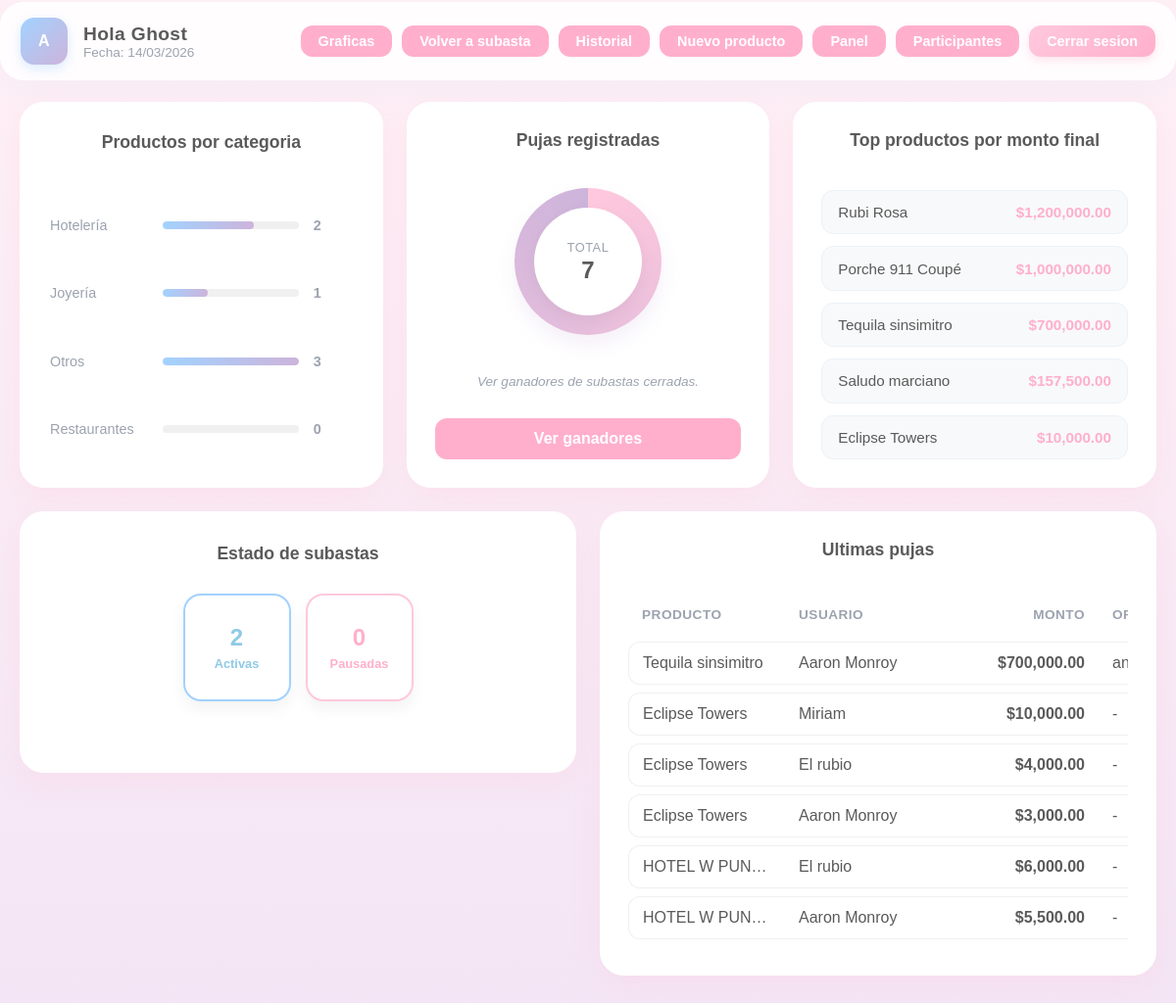
The page /php/dashboard.php (signed in) on the database its author committed.
### tables this page shows
CREATE TABLE `categorias` (
  `id` int(11) NOT NULL,
  `nombre` varchar(100) NOT NULL
);

### php/dashboard.php (the view, shortened to what this page needs)
<?php
require_once __DIR__ . "/../config/db.php";
$adminName = trim($_SESSION["admin_user"] ?? "Administrador");
$todayLabel = date("d/m/Y");
$precioColumn = "predcio_inicial";
$checkPrecio = $mysqli->query("SHOW COLUMNS FROM productos LIKE 'predcio_inicial'");
if ($checkPrecio && $checkPrecio->num_rows === 0) {
    $checkPrecioAlt = $mysqli->query("SHOW COLUMNS FROM productos LIKE 'precio_inicial'");
    if ($checkPrecioAlt && $checkPrecioAlt->num_rows > 0) {
        $precioColumn = "precio_inicial";
    }
}
$hasInicio = false;
$checkInicio = $mysqli->query("SHOW COLUMNS FROM productos LIKE 'fecha_inicio'");
if ($checkInicio && $checkInicio->num_rows > 0) {
    $hasInicio = true;
}
$hasFin = false;
$checkFin = $mysqli->query("SHOW COLUMNS FROM productos LIKE 'fecha_fin'");
if ($checkFin && $checkFin->num_rows > 0) {
    $hasFin = true;
}
$hasOrigen = false;
$checkOrigen = $mysqli->query("SHOW COLUMNS FROM pujas LIKE 'origen'");
if ($checkOrigen && $checkOrigen->num_rows > 0) {
    $hasOrigen = true;
}
$categorias = [];
$maxCategoria = 1;
$resultCategorias = $mysqli->query("SELECT c.id, c.nombre, COUNT(p.id) AS total FROM categorias c LEFT JOIN productos p ON p.categoria_id = c.id GROUP BY c.id, c.nombre ORDER BY c.nombre ASC");
if ($resultCategorias) {
    while ($row = $resultCategorias->fetch_assoc()) {
        $count = (int) $row["total"];
        if ($count > $maxCategoria) {
            $maxCategoria = $count;
        }
        $categorias[] = $row;
    }
}
$totalPujas = 0;
$resultTotalPujas = $mysqli->query("SELECT COUNT(*) AS total FROM pujas");
if ($resultTotalPujas) {
    $row = $resultTotalPujas->fetch_assoc();
    $totalPujas = (int) ($row["total"] ?? 0);
}
$topProductos = [];
$queryTop = "SELECT p.nombre, COALESCE(MAX(pu.monto_puja), p.$precioColumn) AS monto_final FROM productos p LEFT JOIN pujas pu ON pu.producto_id = p.id GROUP BY p.id ORDER BY monto_final DESC LIMIT 5";
$resultTop = $mysqli->query($queryTop);
if ($resultTop) {
    while ($row = $resultTop->fetch_assoc()) {
        $topProductos[] = $row;
    }
}
$estadoActivas = 0;
$estadoPausadas = 0;
if ($hasInicio || $hasFin) {
    $resultActivas = $mysqli->query("SELECT COUNT(*) AS total FROM productos WHERE estado = 'activo' AND (fecha_inicio IS NULL OR fecha_inicio <= NOW()) AND (fecha_fin IS NULL OR fecha_fin >= NOW())");
    $resultPausadas = $mysqli->query("SELECT COUNT(*) AS total FROM productos WHERE estado = 'pausado'");
    if ($resultActivas) {
        $row = $resultActivas->fetch_assoc();
        $estadoActivas = (int) ($row["total"] ?? 0);
    }
    if ($resultPausadas) {
        $row = $resultPausadas->fetch_assoc();
        $estadoPausadas = (int) ($row["total"] ?? 0);
    }
}
$ultimasPujas = [];
$selectOrigen = $hasOrigen ? ", pu.origen" : "";
$resultPujas = $mysqli->query("SELECT p.nombre AS producto, pu.nombre_usuario, pu.monto_puja, pu.fecha_puja$selectOrigen FROM pujas pu INNER JOIN productos p ON p.id = pu.producto_id ORDER BY pu.fecha_puja DESC LIMIT 6");
if ($resultPujas) {
    while ($row = $resultPujas->fetch_assoc()) {
        $ultimasPujas[] = $row;
    }
}
?>
<!DOCTYPE html>
<html lang="es">
<head>
    <link href="../css/style.css" rel="stylesheet" />
    <link href="../css/dashboard.css?v=20260303" rel="stylesheet" />
</head>
<body class="auth-page">
    <header class="dash-header">
        <div class="dash-title">
            <div class="brand-mark">A</div>
            <div>
                <div class="brand-name">Hola <?php echo htmlspecialchars($adminName); ?></div>
                <div class="brand-tag">Fecha: <?php echo htmlspecialchars($todayLabel); ?></div>
            </div>
        </div>
        <div class="dash-actions">
            <a class="btn btn-compact ghost" href="graficos.php">Graficas</a>
            <a class="btn btn-compact ghost" href="subasta.php">Volver a subasta</a>
            <a class="btn btn-compact ghost" href="historial_productos.php">Historial</a>
            <a class="btn btn-compact ghost" href="productos.php">Nuevo producto</a>
            <a class="btn btn-compact ghost" href="panel.php">Panel</a>
            <a class="btn btn-compact ghost" href="participantes.php">Participantes</a>
            <a class="btn btn-compact btn-logout" href="logout.php">Cerrar sesion</a>
        </div>
    </header>
    <main class="dashboard">
        <section class="dash-grid">
            <article class="card card-categories">
                <div class="card-title">Productos por categoria</div>
                <div class="chart">
                    <?php if (count($categorias) === 0) { ?>
                        <div class="note">No hay categorias registradas.</div>
                    <?php } else { ?>
                        <?php foreach ($categorias as $categoria) { ?>
                            <?php
                                $count = (int) $categoria["total"];
                                $percent = $maxCategoria > 0 ? round(($count / $maxCategoria) * 100) : 0;
                            ?>
                            <div class="bar-row">
                                <span><?php echo htmlspecialchars($categoria["nombre"]); ?></span>
                                <div class="bar-track"><div class="bar" style="width: <?php echo $percent; ?>%"></div></div>
                                <strong><?php echo $count; ?></strong>
                            </div>
                        <?php } ?>
                    <?php } ?>
                </div>
            </article>
            <article class="card">
                <div class="card-title">Pujas registradas</div>
                <div class="donut-wrap">
                    <div class="donut" style="--progress: 100">
                        <div class="donut-center">
                            <span class="donut-label">Total</span>
                            <strong><?php echo $totalPujas; ?></strong>
                        </div>
                    </div>
                </div>
                <div class="note" ">Ver ganadores de subastas cerradas.</div>
                <a class="btn ghost btn-block" href="ganadores.php" style="text-align: center;">Ver ganadores</a>
            </article>
            <article class="card">
                <div class="card-title">Top productos por monto final</div>
                <ol class="ranked">
                    <?php if (count($topProductos) === 0) { ?>
                        <li><span>Sin datos</span><strong>$0</strong></li>
                    <?php } else { ?>
                        <?php foreach ($topProductos as $top) { ?>
                            <li>
                                <span><?php echo htmlspecialchars($top["nombre"] ?? ""); ?></span>
                                <strong>$<?php echo number_format((float) ($top["monto_final"] ?? 0), 2); ?></strong>
                            </li>
                        <?php } ?>
                    <?php } ?>
                </ol>
            </article>
        </section>
        <section class="dash-grid">
            <article class="card card-status">
                <div class="card-title">Estado de subastas</div>
                <div class="status-grid">
                    <div class="status-card status-active">
                        <div class="status-value"><?php echo $estadoActivas; ?></div>
                        <div class="status-label">Activas</div>
                    </div>
                    <div class="status-card status-closed">
                        <div class="status-value"><?php echo $estadoPausadas; ?></div>
                        <div class="status-label">Pausadas</div>
                    </div>
                </div>
            </article>
            <article class="card">
                <div class="card-title">Ultimas pujas</div>
                <div class="recent-bids-wrap">
                    <table class="recent-bids-table">
                        <thead>
                            <tr>
                                <th>Producto</th>
                                <th>Usuario</th>
                                <th class="is-amount">Monto</th>
                                <th><?php echo $hasOrigen ? "Origen" : "Fecha"; ?></th>
                            </tr>
                        </thead>
                        <tbody>
                            <?php if (count($ultimasPujas) === 0) { ?>
                                <tr>
                                    <td>Sin pujas</td>
                                    <td>-</td>
                                    <td class="is-amount">$0</td>
                                    <td>-</td>
                                </tr>
                            <?php } else { ?>
                                <?php foreach ($ultimasPujas as $puja) { ?>
                                    <tr>
                                        <td title="<?php echo htmlspecialchars($puja["producto"] ?? ""); ?>"><?php echo htmlspecialchars($puja["producto"] ?? ""); ?></td>
                                        <td title="<?php echo htmlspecialchars($puja["nombre_usuario"] ?? ""); ?>"><?php echo htmlspecialchars($puja["nombre_usuario"] ?? "-"); ?></td>
                                        <td class="is-amount">$<?php echo number_format((float) ($puja["monto_puja"] ?? 0), 2); ?></td>
                                        <td>
                                            <?php if ($hasOrigen) { ?>
                                                <?php echo htmlspecialchars($puja["origen"] ?? "-"); ?>
                                            <?php } else { ?>
                                                <?php echo htmlspecialchars(date("d/m/Y H:i", strtotime($puja["fecha_puja"] ?? ""))); ?>
                                            <?php } ?>
                                        </td>
                                    </tr>
                                <?php } ?>
                            <?php } ?>
                        </tbody>
                    </table>
                </div>
            </article>
        </section>
    </main>
</body>
</html>

### css/style.css (style rules this page uses)
:root { --bg: #f4efe5; --bg-soft: #fdf7ef; --ink: #2a2722; --muted: #6b655c; --accent: #7a946d; --accent-2: #cbb992; --line: rgba(42, 39, 34, 0.16); --shadow: 0 24px 60px rgba(41, 35, 26, 0.16); --pastel-pink: #ffc8dd; --pastel-pink-dark: #ffafcc; --pastel-blue: #a2d2ff; --pastel-blue-dark: #8ecae6; --pastel-purple: #cdb4db; }
* { box-sizing: border-box; margin: 0; padding: 0; }
body { font-family: "Space Grotesk", system-ui, -apple-system, "Segoe UI", sans-serif; background: #ffffff; color: var(--ink); min-height: 100vh; }
.auth-page { display: block; }
a { color: inherit; text-decoration: none; }
.brand-mark { width: 46px; height: 46px; border-radius: 14px; background: linear-gradient(140deg, #ff83fb, #eebff6); display: grid; place-items: center; color: white; font-weight: 800; letter-spacing: 0.02em; }
.brand-name { font-weight: 700; letter-spacing: 0.02em; }
.brand-tag { color: var(--muted); font-size: 0.9rem; }
.btn { border-radius: 12px; padding: 12px 20px; border: none; background: linear-gradient(135deg, var(--pastel-pink), var(--pastel-pink-dark)); color: #ffffff; font-weight: 600; cursor: pointer; transition: all 0.3s ease; width: 100%; box-shadow: 0 4px 10px rgba(255, 175, 204, 0.3); }
.btn.btn-compact { padding: 8px 16px; font-size: 0.9rem; width: auto; }

### rows shown on the page
categorias: nombre "Hotelería", $percent 67 (drawn), count "2"
categorias: nombre "Joyería", $percent 33 (drawn), count "1"
categorias: nombre "Otros", $percent 100 (drawn), count "3"
categorias: nombre "Restaurantes", count "0"

### other values the page prints
$adminName "Ghost"
$totalPujas "7"
$top["nombre"] "Rubi Rosa"
$top["monto_final"] "1,200,000.00"
$top["nombre"] "Porche 911 Coupé"
$top["monto_final"] "1,000,000.00"
$top["nombre"] "Tequila sinsimitro"
$top["monto_final"] "700,000.00"
$top["nombre"] "Saludo marciano"
$top["monto_final"] "157,500.00"
$top["nombre"] "Eclipse Towers"
$top["monto_final"] "10,000.00"
$estadoActivas "2"
$estadoPausadas "0"
$puja["producto"] "Tequila sinsimitro"
